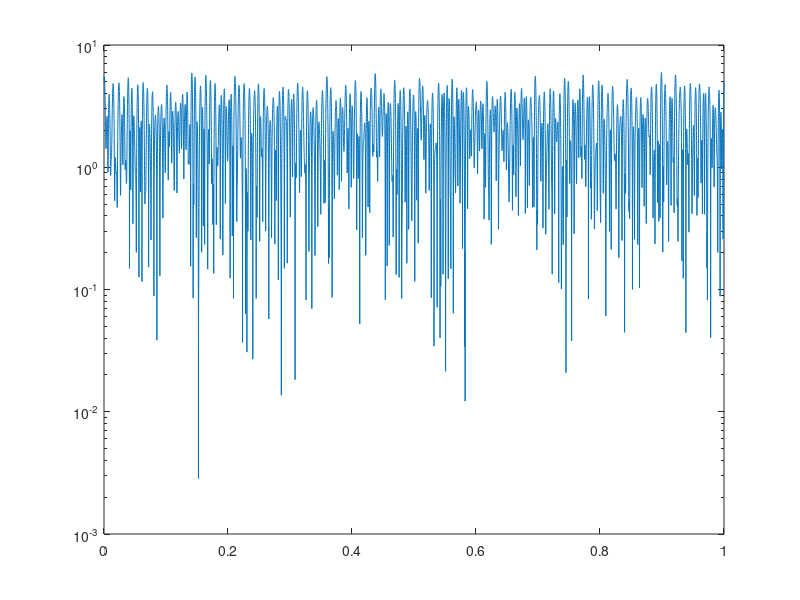
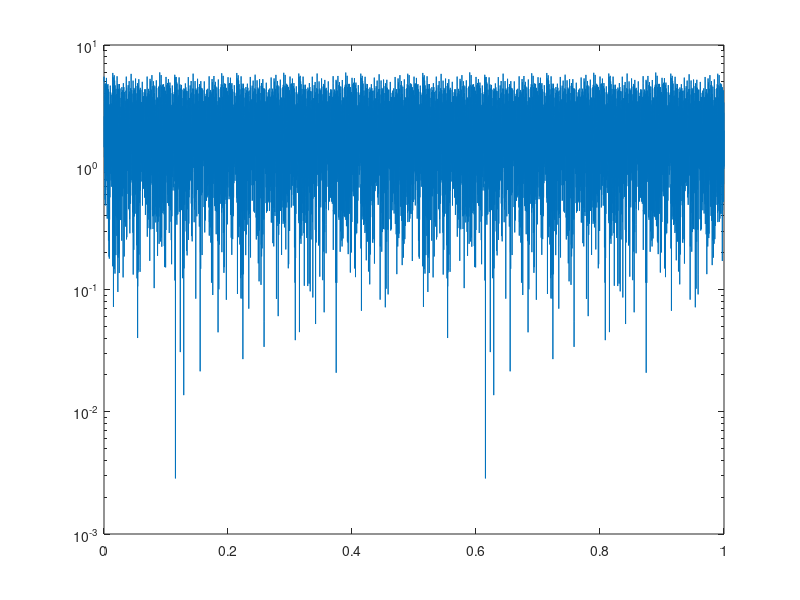
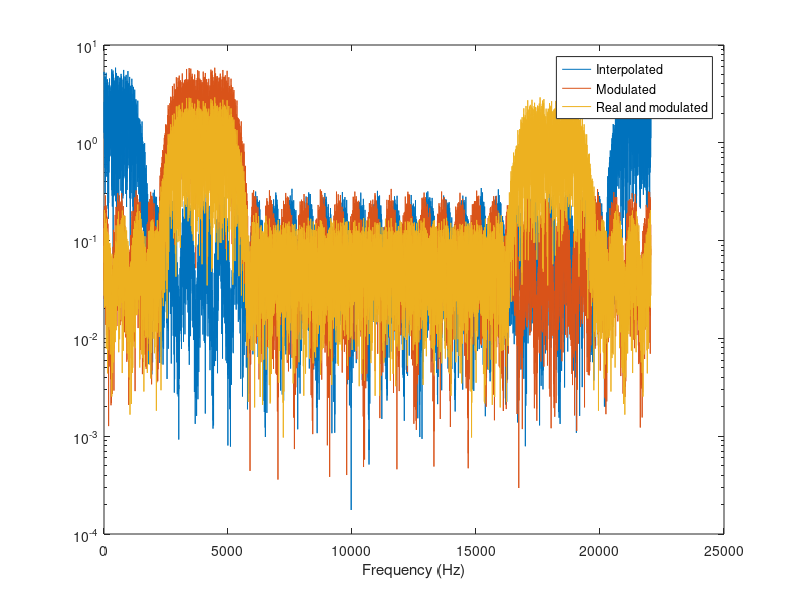

MATLAB code for these plots, in order: (Note: this script raises an error after producing the figures.)
%% Version:
% Using cross correlation to automatically detect where signal start while
% receiving in real channel
clc; clear all; close all
load('s_training.mat'); % 128 training symbols
%% Generate bits
N = 128;
b = randsrc(1,2*N,[-1 1]);
%% Bits2Symbols Using QPSK
M = 4; % Number of symbols in QPSK
m = log2(M); % Bits per Symbol
s_QPSK = [(1 + 1i) (1 - 1i) (-1 -1i) (-1 + 1i)]/sqrt(2); % QPSK Symbols
b_buffer = buffer(b, m)'; % Group bits into bits per symbol
s = zeros(N,1);
% Look up symbols using the indices
for k=1:N % 4 extra training symbols
    if b_buffer(k,:) == [1 1]
        s(k) = 1 + 1i;
    elseif b_buffer(k,:) == [1 -1]
        s(k) = 1 - 1i;
    elseif b_buffer(k,:) == [-1 -1]
        s(k) = -1 - 1i;
    else
        s(k) = -1 + 1i;
    end
end
%% Generate OFDM Seuqence
zz_training = ifft(s_training); % First block used for channel estimation
zz = ifft(s); % Second block for transmitting information
%% Add Cyclic Prefix
len_cp = 80; % Length of cyclic prefix
cyclic_prefix = zz(end-len_cp+1:end); % Cyclic prefix
zz = [cyclic_prefix;zz]; % Add cyclic prefix to the front
cyclic_prefix_training = zz_training(end-len_cp+1:end);
zz_training = [cyclic_prefix_training;zz_training];
ofdm_package = [zz_training;zz]; % Package for transmitting
%% Interpolation
R = 10; % Upsample factor
ofdm_interpo = upsample(ofdm_package,R);
NN = 2^14; % Number of frequency grid points
f = (0:NN-1)/NN; % Normolized frequency
figure;semilogy(f,abs(fft(ofdm_package,NN))) % Check transform
figure;semilogy(f,abs(fft(ofdm_interpo,NN)))
%% Lowpass filter
B = firpm(32,2*[0 0.5/R*0.9 0.5/R*1.6 1/2],[1 1 0 0]);
ofdmSignal = conv(ofdm_interpo,B);
ofdmSignal = ofdmSignal(1:length(ofdm_interpo));
figure;
semilogy(f,abs([fft(ofdmSignal,NN) fft(B.',NN)]) ) % Check transforms
legend('Interpolated after LP filtering','LP-filter')
xlabel('relative frequency f/fs');
%% Modulation
fs = 22050; % Sampling frequency
fc = 4000; % Carrier frequency
F = (0:NN-1)/NN*fs;
n = (0:length(ofdmSignal)-1)';
ofdmModu = ofdmSignal.*exp(1i*2*pi*fc/fs*n);
semilogy(F,abs([fft(ofdmSignal,NN) fft(ofdmModu,NN) ]) ) % Check transforms
legend('Interpolated','Modulated')
xlabel('Frequency (Hz)');
%% Make signal real
ofdmReal = real(ofdmModu);
semilogy(F,abs([fft(ofdmSignal,NN) fft(ofdmModu,NN) fft(ofdmReal,NN) ]) ) % Check transforms
legend('Interpolated','Modulated','Real and modulated')
xlabel('Frequency (Hz)');
%% Transmit through channel
% Start with scaling from -1 to 1
maxAmp = max(abs(ofdmReal));
ofdmReal = ofdmReal/maxAmp;
ofdmReal = [ofdmReal zeros(length(ofdmReal),1) ]; % Use only left audio channel
sound(ofdmReal,fs);
% audiowrite('trial.wav',ofdmReal,fs); % Use to test on our own lap
%% Using first block symbols to do correlation
train_interpo = ofdm_interpo(1:length(ofdm_interpo)/2);
ofdmTrain = conv(train_interpo,B);
ofdmTrain = ofdmTrain(1:length(train_interpo));
nn = (0:length(ofdmTrain)-1)';
trainModu = ofdmTrain.*exp(1i*2*pi*fc/fs*nn);
trainReal = real(trainModu);
maxTrain = max(abs(trainReal));
trainReal = trainReal/maxTrain;
%% Recording
recObj = audiorecorder(fs,8,1);
recordblocking(recObj,5);
signalRec = getaudiodata(recObj);
signalRec = signalRec/max(signalRec);
figure;plot(signalRec);
%% Determine where the signal starts (Correlation detection)
corr = xcorr(trainReal,signalRec); 
[~,pos] = max(corr); % Find the highest peak
signal = signalRec(length(signalRec)-pos+1:length(signalRec)-pos+length(ofdmReal));
%% Make it through a simulated channel
% signalRec = simulate_audio_channel(ofdmReal,0.1);
% signalRec = signalRec/max(signalRec);
% figure;plot(signalRec);
%% Determine where the signal starts (Energy detection)
% k = 1;
% while(abs(signalRec(k))^2<0.05) % Energy detection
%     k = k+1;
% end
% signal = signalRec(k:k+length(ofdmReal)-1);
% figure;plot(signal);
%% Demodulation
% signal = ofdmReal; % Used for testing only

fs = 22050;
fc = 4000;
F = (0:NN-1)/NN*fs;
n = (0:length(ofdmSignal)-1)';
signalDemo = signal.*exp(-1i*2*pi*fc/fs*n);
figure;
semilogy(F,abs([fft(signal,NN) fft(signalDemo,NN)]) ) % Check transforms
legend('Modulated','Demodulated')
xlabel('Frequency (Hz)');
%% Design a LP decimation filter
B = firpm(32,2*[0 0.5/R*0.9 0.5/R*1.6 1/2],[1 1 0 0]);
y = conv(signalDemo,B); % y is now the interpolated signal
y = y(length(B):end);
figure;
semilogy(f,abs([fft(signalDemo,NN) fft(y,NN) fft(B.',NN)]) ) % Check transforms
legend('Demodulated','after LP filtering','LP-filter')
xlabel('relative frequency f/fs');
%% Down-sampling
y = downsample(y,R);
figure;
semilogy(f,abs(fft(y,NN)) ) % Check transforms
figure;
plot(real(y));
%% Channel Estimation
y_training = y(1:length(y)/2); % The half first block is used for estimation
y_training = y_training(len_cp+1:end); % Remove cyclic prefix
r_training = fft(y_training); % OFDM decoding
H = r_training./s_training;
figure;plot(real(H));
%% Channel Equalization
y_info = y(length(y)/2+1:end);
y_info = y_info(len_cp+1:end); % Compensate for the FIR filter delay
r = fft(y_info);
ss = sign(real(r.*conj(H)))+1j*sign(imag(r.*conj(H)));
%% Symbols2Bits
bb = zeros(1,2*N); % Bits received
for k=1:N
    bb(2*k-1) = real(ss(k));
    bb(2*k) = imag(ss(k));
end
%% Bits error calculating
diff=b-bb;
error=find(diff~=0);
errorrate=length(error)/(2*N);